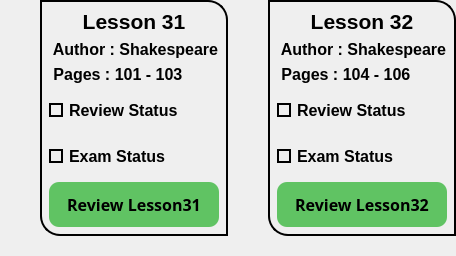
            <widget class="QWidget" name="widget_78" native="true">
             <property name="maximumSize">
              <size>
               <width>16777215</width>
               <height>280</height>
              </size>
             </property>
             <layout class="QHBoxLayout" name="horizontalLayout_18">
              <property name="spacing">
               <number>0</number>
              </property>
              <property name="leftMargin">
               <number>0</number>
              </property>
              <property name="topMargin">
               <number>0</number>
              </property>
              <property name="rightMargin">
               <number>0</number>
              </property>
              <property name="bottomMargin">
               <number>0</number>
              </property>
              <item>
               <widget class="QWidget" name="widget_85" native="true">
                <property name="styleSheet">
                 <string notr="true"/>
                </property>
                <layout class="QVBoxLayout" name="verticalLayout_67">
                 <property name="spacing">
                  <number>0</number>
                 </property>
                 <property name="leftMargin">
                  <number>40</number>
                 </property>
                 <property name="topMargin">
                  <number>0</number>
                 </property>
                 <property name="rightMargin">
                  <number>0</number>
                 </property>
                 <property name="bottomMargin">
                  <number>20</number>
                 </property>
                 <item>
                  <widget class="QWidget" name="widget_86" native="true">
                   <property name="styleSheet">
                    <string notr="true">border-bottom-left-radius:20px;
border-top-right-radius:20px;
border:2px solid black;
</string>
                   </property>
                   <layout class="QVBoxLayout" name="verticalLayout_68">
                    <item>
                     <widget class="QLabel" name="label_95">
                      <property name="font">
                       <font>
                        <family>Tahoma</family>
                        <pointsize>16</pointsize>
                        <bold>true</bold>
                       </font>
                      </property>
                      <property name="styleSheet">
                       <string notr="true">color:black;
border:none;</string>
                      </property>
                      <property name="text">
                       <string>Lesson 31</string>
                      </property>
                      <property name="alignment">
                       <set>Qt::AlignCenter</set>
                      </property>
                     </widget>
                    </item>
                    <item>
                     <widget class="QLabel" name="label_96">
                      <property name="minimumSize">
                       <size>
                        <width>0</width>
                        <height>5</height>
                       </size>
                      </property>
                      <property name="font">
                       <font>
                        <family>Tahoma</family>
                        <pointsize>12</pointsize>
                        <bold>true</bold>
                       </font>
                      </property>
                      <property name="styleSheet">
                       <string notr="true">color:black;
border:none;</string>
                      </property>
                      <property name="text">
                       <string> Author : Shakespeare</string>
                      </property>
                      <property name="alignment">
                       <set>Qt::AlignLeading|Qt::AlignLeft|Qt::AlignVCenter</set>
                      </property>
                     </widget>
                    </item>
                    <item>
                     <widget class="QLabel" name="label_97">
                      <property name="minimumSize">
                       <size>
                        <width>0</width>
                        <height>0</height>
                       </size>
                      </property>
                      <property name="font">
                       <font>
                        <family>Tahoma</family>
                        <pointsize>12</pointsize>
                        <bold>true</bold>
                       </font>
                      </property>
                      <property name="styleSheet">
                       <string notr="true">color:black;
border:none;</string>
                      </property>
                      <property name="text">
                       <string> Pages : 101 - 103</string>
                      </property>
                      <property name="alignment">
                       <set>Qt::AlignLeading|Qt::AlignLeft|Qt::AlignVCenter</set>
                      </property>
                     </widget>
                    </item>
                    <item>
                     <widget class="QCheckBox" name="checkBox61">
                      <property name="minimumSize">
                       <size>
                        <width>0</width>
                        <height>40</height>
                       </size>
                      </property>
                      <property name="font">
                       <font>
                        <family>Tahoma</family>
                        <pointsize>12</pointsize>
                        <bold>true</bold>
                       </font>
                      </property>
                      <property name="layoutDirection">
                       <enum>Qt::LeftToRight</enum>
                      </property>
                      <property name="styleSheet">
                       <string notr="true">QCheckBox::indicator {
	border:2px solid black;	

}
QCheckBox::indicator:checked {
    background-color: qradialgradient(spread:pad, 
                            cx:0.5,
                            cy:0.5,
                            radius:0.9,
                            fx:0.5,
                            fy:0.5,
                            stop:0 rgba(0, 255, 0, 255), 
                            stop:1 rgba(0, 64, 0, 255));
}

QCheckBox{
	color:black;
	border:none;
}
</string>
                      </property>
                      <property name="text">
                       <string>Review Status</string>
                      </property>
                      <property name="iconSize">
                       <size>
                        <width>40</width>
                        <height>40</height>
                       </size>
                      </property>
                      <property name="tristate">
                       <bool>false</bool>
                      </property>
                     </widget>
                    </item>
                    <item>
                     <widget class="QCheckBox" name="checkBox62">
                      <property name="minimumSize">
                       <size>
                        <width>0</width>
                        <height>40</height>
                       </size>
                      </property>
                      <property name="font">
                       <font>
                        <family>Tahoma</family>
                        <pointsize>12</pointsize>
                        <bold>true</bold>
                       </font>
                      </property>
                      <property name="styleSheet">
                       <string notr="true">QCheckBox::indicator {
	border:2px solid black;	
}
QCheckBox::indicator:checked {
    background-color: qradialgradient(spread:pad, 
                            cx:0.5,
                            cy:0.5,
                            radius:0.9,
                            fx:0.5,
                            fy:0.5,
                            stop:0 rgba(0, 255, 0, 255), 
                            stop:1 rgba(0, 64, 0, 255));
}
QCheckBox{
	color:black;
	border:none;
}</string>
                      </property>
                      <property name="text">
                       <string>Exam Status</string>
                      </property>
                     </widget>
                    </item>
                    <item>
                     <widget class="QPushButton" name="btn31">
                      <property name="minimumSize">
                       <size>
                        <width>0</width>
                        <height>45</height>
                       </size>
                      </property>
                      <property name="font">
                       <font>
                        <family>Sitka Small Semibold</family>
                        <pointsize>12</pointsize>
                        <bold>true</bold>
                       </font>
                      </property>
                      <property name="cursor">
                       <cursorShape>PointingHandCursor</cursorShape>
                      </property>
                      <property name="styleSheet">
                       <string notr="true">border:none;
border-radius:10px;
color:black;
background-color: rgb(96, 195, 99);</string>
                      </property>
                      <property name="text">
                       <string>Review Lesson31</string>
                      </property>
                     </widget>
                    </item>
                   </layout>
                  </widget>
                 </item>
                </layout>
               </widget>
              </item>
              <item>
               <widget class="QWidget" name="widget_83" native="true">
                <property name="styleSheet">
                 <string notr="true"/>
                </property>
                <layout class="QVBoxLayout" name="verticalLayout_65">
                 <property name="spacing">
                  <number>0</number>
                 </property>
                 <property name="leftMargin">
                  <number>40</number>
                 </property>
                 <property name="topMargin">
                  <number>0</number>
                 </property>
                 <property name="rightMargin">
                  <number>0</number>
                 </property>
                 <property name="bottomMargin">
                  <number>20</number>
                 </property>
                 <item>
                  <widget class="QWidget" name="widget_84" native="true">
                   <property name="styleSheet">
                    <string notr="true">border-bottom-left-radius:20px;
border-top-right-radius:20px;
border:2px solid black;
</string>
                   </property>
                   <layout class="QVBoxLayout" name="verticalLayout_66">
                    <item>
                     <widget class="QLabel" name="label_92">
                      <property name="font">
                       <font>
                        <family>Tahoma</family>
                        <pointsize>16</pointsize>
                        <bold>true</bold>
                       </font>
                      </property>
                      <property name="styleSheet">
                       <string notr="true">color:black;
border:none;</string>
                      </property>
                      <property name="text">
                       <string>Lesson 32</string>
                      </property>
                      <property name="alignment">
                       <set>Qt::AlignCenter</set>
                      </property>
                     </widget>
                    </item>
                    <item>
                     <widget class="QLabel" name="label_93">
                      <property name="minimumSize">
                       <size>
                        <width>0</width>
                        <height>5</height>
                       </size>
                      </property>
                      <property name="font">
                       <font>
                        <family>Tahoma</family>
                        <pointsize>12</pointsize>
                        <bold>true</bold>
                       </font>
                      </property>
                      <property name="styleSheet">
                       <string notr="true">color:black;
border:none;</string>
                      </property>
                      <property name="text">
                       <string> Author : Shakespeare</string>
                      </property>
                      <property name="alignment">
                       <set>Qt::AlignLeading|Qt::AlignLeft|Qt::AlignVCenter</set>
                      </property>
                     </widget>
                    </item>
                    <item>
                     <widget class="QLabel" name="label_94">
                      <property name="minimumSize">
                       <size>
                        <width>0</width>
                        <height>0</height>
                       </size>
                      </property>
                      <property name="font">
                       <font>
                        <family>Tahoma</family>
                        <pointsize>12</pointsize>
                        <bold>true</bold>
                       </font>
                      </property>
                      <property name="styleSheet">
                       <string notr="true">color:black;
border:none;</string>
                      </property>
                      <property name="text">
                       <string> Pages : 104 - 106</string>
                      </property>
                      <property name="alignment">
                       <set>Qt::AlignLeading|Qt::AlignLeft|Qt::AlignVCenter</set>
                      </property>
                     </widget>
                    </item>
                    <item>
                     <widget class="QCheckBox" name="checkBox63">
                      <property name="minimumSize">
                       <size>
                        <width>0</width>
                        <height>40</height>
                       </size>
                      </property>
                      <property name="font">
                       <font>
                        <family>Tahoma</family>
                        <pointsize>12</pointsize>
                        <bold>true</bold>
                       </font>
                      </property>
                      <property name="layoutDirection">
                       <enum>Qt::LeftToRight</enum>
                      </property>
                      <property name="styleSheet">
                       <string notr="true">QCheckBox::indicator {
	border:2px solid black;	

}
QCheckBox::indicator:checked {
    background-color: qradialgradient(spread:pad, 
                            cx:0.5,
                            cy:0.5,
                            radius:0.9,
                            fx:0.5,
                            fy:0.5,
                            stop:0 rgba(0, 255, 0, 255), 
                            stop:1 rgba(0, 64, 0, 255));
}

QCheckBox{
	color:black;
	border:none;
}
</string>
                      </property>
                      <property name="text">
                       <string>Review Status</string>
                      </property>
                      <property name="iconSize">
                       <size>
                        <width>40</width>
                        <height>40</height>
                       </size>
                      </property>
                      <property name="tristate">
                       <bool>false</bool>
                      </property>
                     </widget>
                    </item>
                    <item>
                     <widget class="QCheckBox" name="checkBox64">
                      <property name="minimumSize">
                       <size>
                        <width>0</width>
                        <height>40</height>
                       </size>
                      </property>
                      <property name="font">
                       <font>
                        <family>Tahoma</family>
                        <pointsize>12</pointsize>
                        <bold>true</bold>
                       </font>
                      </property>
                      <property name="styleSheet">
                       <string notr="true">QCheckBox::indicator {
	border:2px solid black;	
}
QCheckBox::indicator:checked {
    background-color: qradialgradient(spread:pad, 
                            cx:0.5,
                            cy:0.5,
                            radius:0.9,
                            fx:0.5,
                            fy:0.5,
                            stop:0 rgba(0, 255, 0, 255), 
                            stop:1 rgba(0, 64, 0, 255));
}
QCheckBox{
	color:black;
	border:none;
}</string>
                      </property>
                      <property name="text">
                       <string>Exam Status</string>
                      </property>
                     </widget>
                    </item>
                    <item>
                     <widget class="QPushButton" name="btn32">
                      <property name="minimumSize">
                       <size>
                        <width>0</width>
                        <height>45</height>
                       </size>
                      </property>
                      <property name="font">
                       <font>
                        <family>Sitka Small Semibold</family>
                        <pointsize>12</pointsize>
                        <bold>true</bold>
                       </font>
                      </property>
                      <property name="cursor">
                       <cursorShape>PointingHandCursor</cursorShape>
                      </property>
                      <property name="styleSheet">
                       <string notr="true">border:none;
border-radius:10px;
color:black;
background-color: rgb(96, 195, 99);</string>
                      </property>
                      <property name="text">
                       <string>Review Lesson32</string>
                      </property>
                     </widget>
                    </item>
                   </layout>
                  </widget>
                 </item>
                </layout>
               </widget>
              </item>
             </layout>
            </widget>
